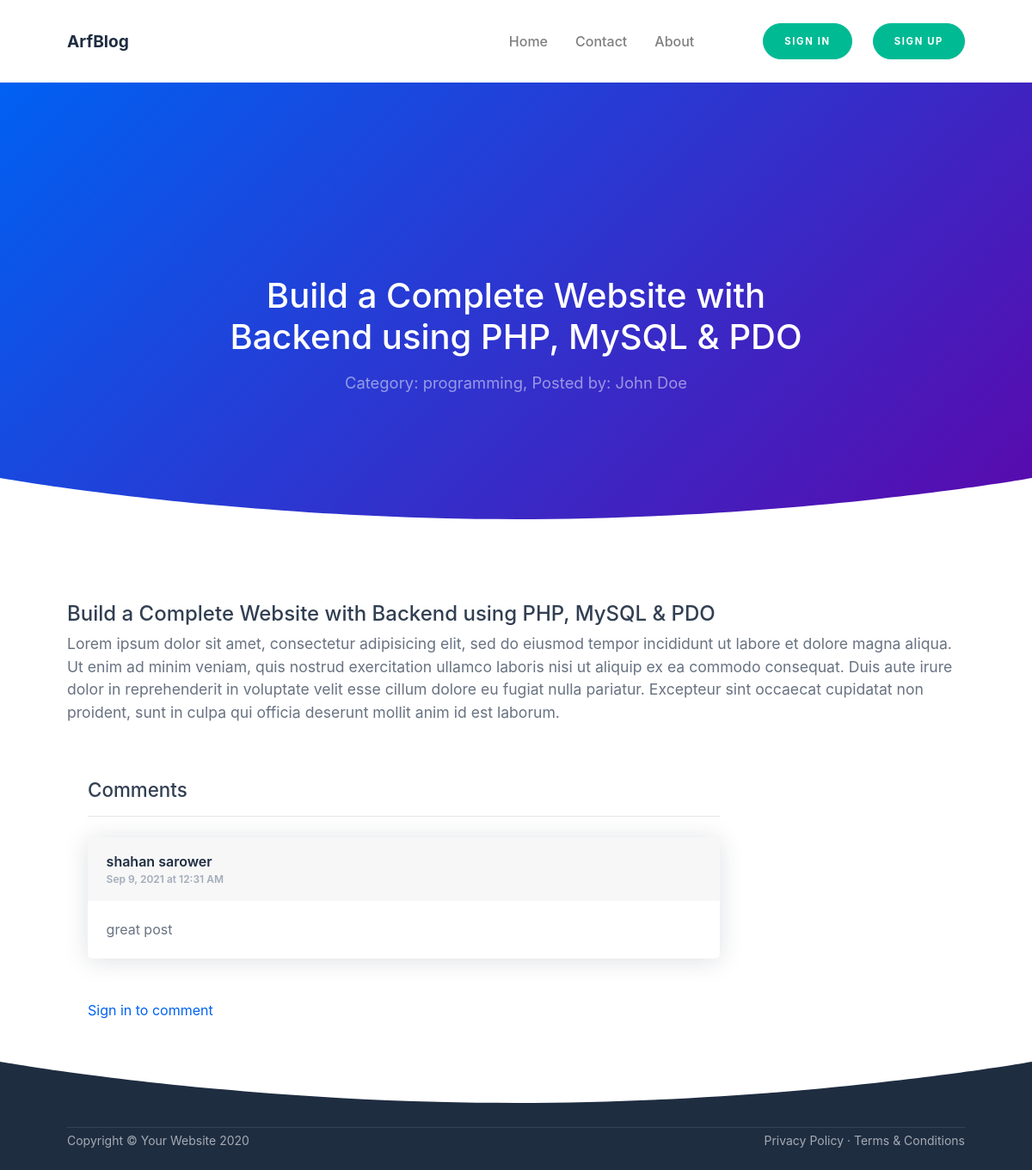
/single.php?post_id=1, run on the app's committed database.
### tables this page shows
CREATE TABLE `posts` (
  `post_id` int(11) NOT NULL,
  `post_title` varchar(255) NOT NULL,
  `post_detail` text NOT NULL,
  `post_category_id` int(11) NOT NULL,
  `post_image` text NOT NULL,
  `post_date` varchar(255) NOT NULL,
  `post_status` varchar(255) NOT NULL DEFAULT 'Published',
  `post_author` varchar(255) NOT NULL,
  `post_views` int(11) NOT NULL DEFAULT 0,
  `post_comment_count` int(11) NOT NULL DEFAULT 0,
  `post_tags` text NOT NULL
);

CREATE TABLE `categories` (
  `category_id` int(11) NOT NULL,
  `category_name` varchar(255) NOT NULL,
  `category_total_posts` int(11) NOT NULL,
  `total_post_views` int(11) NOT NULL,
  `category_status` varchar(11) NOT NULL DEFAULT 'Published',
  `created_on` varchar(255) NOT NULL,
  `created_by` varchar(155) NOT NULL
);

CREATE TABLE `comments` (
  `com_id` int(11) NOT NULL,
  `com_post_id` int(11) NOT NULL,
  `com_detail` text NOT NULL,
  `com_user_id` int(11) NOT NULL,
  `com_user_name` varchar(255) NOT NULL,
  `com_date` varchar(255) NOT NULL,
  `com_status` varchar(255) NOT NULL DEFAULT 'unapproved'
);

### single.php (the view, shortened to what this page needs)
<?php require_once("./includes/header.php"); ?>
        <div id="layoutDefault">
            <div id="layoutDefault_content">
                <main>
                    <nav class="navbar navbar-marketing navbar-expand-lg bg-white navbar-light">
                        <div class="container">
                            <a class="navbar-brand text-dark" href="index.php">ArfBlog</a>
                            <div class="collapse navbar-collapse" id="navbarSupportedContent">
                                <ul class="navbar-nav ml-auto mr-lg-5">
                                    <li class="nav-item">
                                        <a class="nav-link" href="index.php">Home </a>
                                    </li>
                                    <li class="nav-item dropdown no-caret">
                                        <a class="nav-link" href="contact.php">Contact</a>
                                    </li>
                                    <li class="nav-item dropdown no-caret">
                                        <a class="nav-link" href="about.php">About</a>
                                    </li>
                                </ul>
                                <?php
                                    require_once("./includes/registration.php");
                                ?>
                            </div>
                        </div>
                    </nav>
 <?php
                        if(isset($_GET['post_id'])) {
                            $post_id = $_GET['post_id'];
                            $sql = "SELECT * FROM posts WHERE post_id = :id";
                            $stmt = $pdo->prepare($sql);
                            $stmt->execute([
                                ':id' => $post_id
                            ]);
                            $post = $stmt->fetch(PDO::FETCH_ASSOC);
                            $post_title = $post['post_title'];
                            $post_category_id = $post['post_category_id'];
                            $sql = "SELECT * FROM categories WHERE category_id = :id";
                            $stmt = $pdo->prepare($sql);
                            $stmt->execute([
                                ':id' => $post_category_id
                            ]);
                            $category = $stmt->fetch(PDO::FETCH_ASSOC);
                            $post_category = $category['category_name'];
                            $post_detail = $post['post_detail'];
                            $post_author = $post['post_author'];
                        } else {
                            header("Location: index.php");
                        }
                    ?>
                    <header class="page-header page-header-dark bg-gradient-primary-to-secondary">
                        <div class="page-header-content pt-10">
                            <div class="container text-center">
                                <div class="row justify-content-center">
                                    <div class="col-lg-8">
                                         <h1 class="page-header-title mb-3"><?php echo $post_title; ?></h1>
                                        <p class="page-header-text">
                                            Category: <?php echo $post_category; ?>,
                                            Posted by: <?php echo $post_author; ?>
                                        </p>
                                    </div>
                                </div>
                            </div>
                        </div>
                        <div class="svg-border-rounded text-white">
                            <svg xmlns="http://www.w3.org/2000/svg" viewBox="0 0 144.54 17.34" preserveAspectRatio="none" fill="currentColor"><path d="M144.54,17.34H0V0H144.54ZM0,0S32.36,17.34,72.27,17.34,144.54,0,144.54,0" /></svg>
                        </div>
                    </header>
                    <section class="bg-white py-10">
                        <div class="container">
                            <div>
                                <h1><?php echo $post_title; ?></h1>
                                <p class="lead">
                                    <?php echo $post_detail; ?>
                                </p>
                            </div>
                            <div class="pt-5 col-lg-8 col-xl-9">
                                <div class="d-flex align-items-center justify-content-between flex-column flex-md-row">
                                    <h2 class="mb-0">Comments</h2>
                                </div>
                                <hr class="mb-4" />
                                <?php
                                    $sql = "SELECT * FROM comments WHERE com_status = :status AND com_post_id = :id";
                                    $stmt = $pdo->prepare($sql);
                                    $stmt->execute([
                                        ':status' => 'approved',
                                        ':id' => $_GET['post_id']
                                    ]);
                                    $count = $stmt->rowCount();
                                    if($count == 0) {
                                        echo "No comments";
                                    } else {
                                        $sql1 = "SELECT * FROM comments WHERE com_post_id = :id";
                                        $stmt1 = $pdo->prepare($sql1);
                                        $stmt1->execute([
                                            ':id' => $_GET['post_id']
                                        ]);
                                        while($comments = $stmt1->fetch(PDO::FETCH_ASSOC)) {
                                            $user_name = $comments['com_user_name'];
                                            $com_date = $comments['com_date'];
                                            $com_detail = $comments['com_detail'];
                                            $com_status = $comments['com_status'];
                                            $com_user_id = $comments['com_user_id'];
                                            if(isset($_SESSION['user_id'])) {
                                                $signed_in_user_id = $_SESSION['user_id'];
                                            } else if(isset($_COOKIE['_uid_'])) {
                                                $signed_in_user_id = base64_decode($_COOKIE['_uid_']);
                                            } else  {
                                                $signed_in_user_id = -1;
                                            }
                                            if($com_status == 'unapproved' && $com_user_id == $signed_in_user_id) { ?>
                                                <div class="card mb-5">
                                                    <div class="card-header d-flex justify-content-between">
                                                        <div class="mr-2 text-dark">
                                                            <?php echo $user_name; ?>
                                                            <div class="text-xs text-muted"><?php echo $com_date; ?></div>
                                                        </div>
                                                        <div class="h5"><span class="badge badge-warning-soft text-warning font-weight-normal">Awaiting Response</span></div>
                                                    </div>
                                                    <div class="card-body">
                                                        <?php echo $com_detail; ?>
                                                    </div>
                                                </div>
                                           <?php } else if($com_status == 'approved') { ?>
                                                <div class="card mb-5">
                                                    <div class="card-header d-flex justify-content-between">
                                                        <div class="mr-2 text-dark">
                                                            <?php echo $user_name; ?>
                                                            <div class="text-xs text-muted"><?php echo $com_date; ?></div>
                                                        </div>
                                                    </div>
                                                    <div class="card-body">
                                                        <?php echo $com_detail; ?>
                                                    </div>
                                                </div>
                                            <?php }
                                            ?>
                                        <?php }
                                    }
                                ?>
                                <?php
                                    if(isset($_COOKIE['_uid_']) || isset($_COOKIE['_uiid_']) || isset($_SESSION['login'])) { ?>
                                        <div class="card">
                                            <div class="card-header">Add Comment</div>
                                            <div class="card-body">
                                                <?php
                                                    if(isset($_POST['submit'])) {
                                                        $comments = trim($_POST['comments']);
                                                        $sql = "INSERT INTO comments (com_post_id, com_detail, com_user_id, com_user_name, com_date, com_status) VALUES (:post_id, :com_detail, :user_id, :user_name, :com_date, :com_status)";
                                                        $stmt = $pdo->prepare($sql);
                                                        $sql2 = "SELECT * FROM users WHERE user_id = :id";
                                                        $stmt2 = $pdo->prepare($sql2);
                                                        $stmt2->execute([
                                                            ':id' => $signed_in_user_id
                                                        ]);
                                                        $result = $stmt2->fetch(PDO::FETCH_ASSOC);
                                                        $user_name = $result['user_name'];
                                                        $stmt->execute([
                                                            ':post_id' => $_GET['post_id'],
                                                            ':com_detail' => $comments,
                                                            ':user_id' => $signed_in_user_id,
                                                            ':user_name' => $user_name,
                                                            ':com_date' => date("M n, Y") . ' at ' . date("h:i A"),
                                                            ':com_status' => 'unapproved'
                                                        ]);
                                                        header("Location: single.php?post_id={$_GET['post_id']}");
                                                    }
                                                ?>
                                                <form action="single.php?post_id=<?php echo $_GET['post_id']; ?>" method="POST">
                                                    <textarea name="comments" placeholder="Type here..." class="form-control mb-2" rows="4"></textarea>
                                                    <button type="submit" name="submit" class="btn btn-primary btn-sm mr-2">Post Comment</button>
                                                </form>
                                            </div>
                                        </div>
                                   <?php } else {
                                        echo "<a href='./backend/signin.php'>Sign in to comment</a>";
                                   }
                                ?>
                            </div>
                        </div>
                        <div class="svg-border-rounded text-dark">
                            <svg xmlns="http://www.w3.org/2000/svg" viewBox="0 0 144.54 17.34" preserveAspectRatio="none" fill="currentColor"><path d="M144.54,17.34H0V0H144.54ZM0,0S32.36,17.34,72.27,17.34,144.54,0,144.54,0" /></svg>
                        </div>
                    </section>
                </main>
            </div>
            <div id="layoutDefault_footer">
                <footer class="footer pt-4 pb-4 mt-auto bg-dark footer-dark">
                    <div class="container">
                        <hr class="my-1" />
                        <div class="row align-items-center">
                            <div class="col-md-6 small">Copyright &#xA9; Your Website 2020</div>
                            <div class="col-md-6 text-md-right small">
                                <a href="privacy-policy.php">Privacy Policy</a>
                                &#xB7;
                                <a href="terms-conditions.php">Terms &amp; Conditions</a>
                            </div>
                        </div>
                    </div>
                </footer>
            </div>
<?php require_once("./includes/footer.php"); ?>

### data on the page
posts: post_title "Build a Complete Website with Backend using PHP, MySQL & PDO", post_author "John Doe", post_detail "Lorem ipsum dolor sit amet, consectetur adipisicing elit, sed do eiusmod tempor incididunt ut labore et dolore magna aliqua. Ut enim ad minim veniam, quis nostrud exercitation ullamco laboris nisi ut aliquip ex ea commodo consequat. Duis aute irure dolor in reprehenderit in voluptate velit esse cillum dolore eu fugiat nulla pariatur. Excepteur sint occaecat cupidatat non proident, sunt in culpa qui officia deserunt mollit anim id est laborum."
categories: category_name "programming"
comments: com_user_name "shahan sarower", com_date "Sep 9, 2021 at 12:31 AM", com_detail "great post"
